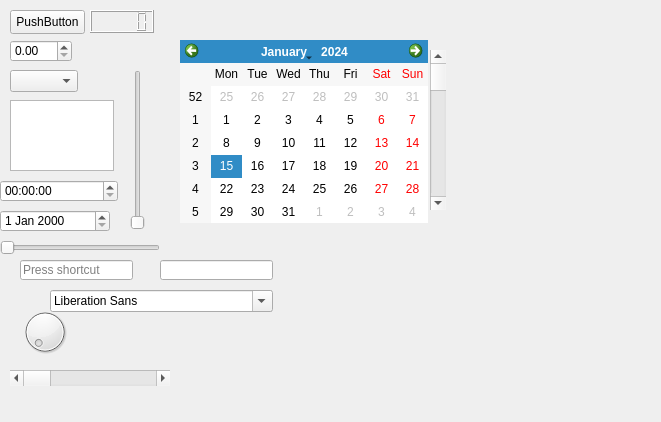
<?xml version="1.0" encoding="UTF-8"?>
<ui version="4.0">
 <class>demo07</class>
 <widget class="QWidget" name="demo07">
  <property name="windowModality">
   <enum>Qt::NonModal</enum>
  </property>
  <property name="geometry">
   <rect>
    <x>0</x>
    <y>0</y>
    <width>661</width>
    <height>422</height>
   </rect>
  </property>
  <property name="windowTitle">
   <string>Form</string>
  </property>
  <widget class="QPushButton" name="pushButton">
   <property name="geometry">
    <rect>
     <x>10</x>
     <y>10</y>
     <width>75</width>
     <height>24</height>
    </rect>
   </property>
   <property name="text">
    <string>PushButton</string>
   </property>
  </widget>
  <widget class="QDoubleSpinBox" name="doubleSpinBox">
   <property name="geometry">
    <rect>
     <x>10</x>
     <y>40</y>
     <width>62</width>
     <height>22</height>
    </rect>
   </property>
  </widget>
  <widget class="QComboBox" name="comboBox">
   <property name="geometry">
    <rect>
     <x>10</x>
     <y>70</y>
     <width>68</width>
     <height>22</height>
    </rect>
   </property>
  </widget>
  <widget class="QPlainTextEdit" name="plainTextEdit">
   <property name="geometry">
    <rect>
     <x>10</x>
     <y>100</y>
     <width>104</width>
     <height>71</height>
    </rect>
   </property>
  </widget>
  <widget class="QTimeEdit" name="timeEdit">
   <property name="geometry">
    <rect>
     <x>0</x>
     <y>180</y>
     <width>118</width>
     <height>22</height>
    </rect>
   </property>
  </widget>
  <widget class="QDateEdit" name="dateEdit">
   <property name="geometry">
    <rect>
     <x>0</x>
     <y>210</y>
     <width>110</width>
     <height>22</height>
    </rect>
   </property>
  </widget>
  <widget class="QSlider" name="horizontalSlider">
   <property name="geometry">
    <rect>
     <x>0</x>
     <y>240</y>
     <width>160</width>
     <height>16</height>
    </rect>
   </property>
   <property name="orientation">
    <enum>Qt::Horizontal</enum>
   </property>
  </widget>
  <widget class="QSlider" name="verticalSlider">
   <property name="geometry">
    <rect>
     <x>130</x>
     <y>70</y>
     <width>16</width>
     <height>160</height>
    </rect>
   </property>
   <property name="orientation">
    <enum>Qt::Vertical</enum>
   </property>
  </widget>
  <widget class="QLCDNumber" name="lcdNumber">
   <property name="geometry">
    <rect>
     <x>90</x>
     <y>10</y>
     <width>64</width>
     <height>23</height>
    </rect>
   </property>
  </widget>
  <widget class="QCalendarWidget" name="calendarWidget">
   <property name="geometry">
    <rect>
     <x>180</x>
     <y>40</y>
     <width>248</width>
     <height>183</height>
    </rect>
   </property>
  </widget>
  <widget class="QKeySequenceEdit" name="keySequenceEdit">
   <property name="geometry">
    <rect>
     <x>20</x>
     <y>260</y>
     <width>113</width>
     <height>20</height>
    </rect>
   </property>
  </widget>
  <widget class="QDial" name="dial">
   <property name="geometry">
    <rect>
     <x>20</x>
     <y>300</y>
     <width>50</width>
     <height>64</height>
    </rect>
   </property>
  </widget>
  <widget class="QLineEdit" name="lineEdit">
   <property name="geometry">
    <rect>
     <x>160</x>
     <y>260</y>
     <width>113</width>
     <height>20</height>
    </rect>
   </property>
  </widget>
  <widget class="QFontComboBox" name="fontComboBox">
   <property name="geometry">
    <rect>
     <x>50</x>
     <y>290</y>
     <width>223</width>
     <height>22</height>
    </rect>
   </property>
  </widget>
  <widget class="QScrollBar" name="horizontalScrollBar">
   <property name="geometry">
    <rect>
     <x>10</x>
     <y>370</y>
     <width>160</width>
     <height>16</height>
    </rect>
   </property>
   <property name="orientation">
    <enum>Qt::Horizontal</enum>
   </property>
  </widget>
  <widget class="QScrollBar" name="verticalScrollBar">
   <property name="geometry">
    <rect>
     <x>430</x>
     <y>50</y>
     <width>16</width>
     <height>160</height>
    </rect>
   </property>
   <property name="orientation">
    <enum>Qt::Vertical</enum>
   </property>
  </widget>
 </widget>
 <resources/>
 <connections>
  <connection>
   <sender>pushButton</sender>
   <signal>clicked()</signal>
   <receiver>timeEdit</receiver>
   <slot>hide()</slot>
   <hints>
    <hint type="sourcelabel">
     <x>47</x>
     <y>21</y>
    </hint>
    <hint type="destinationlabel">
     <x>58</x>
     <y>190</y>
    </hint>
   </hints>
  </connection>
  <connection>
   <sender>verticalSlider</sender>
   <signal>valueChanged(int)</signal>
   <receiver>doubleSpinBox</receiver>
   <slot>selectAll()</slot>
   <hints>
    <hint type="sourcelabel">
     <x>139</x>
     <y>83</y>
    </hint>
    <hint type="destinationlabel">
     <x>41</x>
     <y>45</y>
    </hint>
   </hints>
  </connection>
  <connection>
   <sender>horizontalScrollBar</sender>
   <signal>valueChanged(int)</signal>
   <receiver>fontComboBox</receiver>
   <slot>clear()</slot>
   <hints>
    <hint type="sourcelabel">
     <x>148</x>
     <y>371</y>
    </hint>
    <hint type="destinationlabel">
     <x>158</x>
     <y>298</y>
    </hint>
   </hints>
  </connection>
  <connection>
   <sender>keySequenceEdit</sender>
   <signal>editingFinished()</signal>
   <receiver>lineEdit</receiver>
   <slot>paste()</slot>
   <hints>
    <hint type="sourcelabel">
     <x>110</x>
     <y>271</y>
    </hint>
    <hint type="destinationlabel">
     <x>205</x>
     <y>274</y>
    </hint>
   </hints>
  </connection>
 </connections>
</ui>
